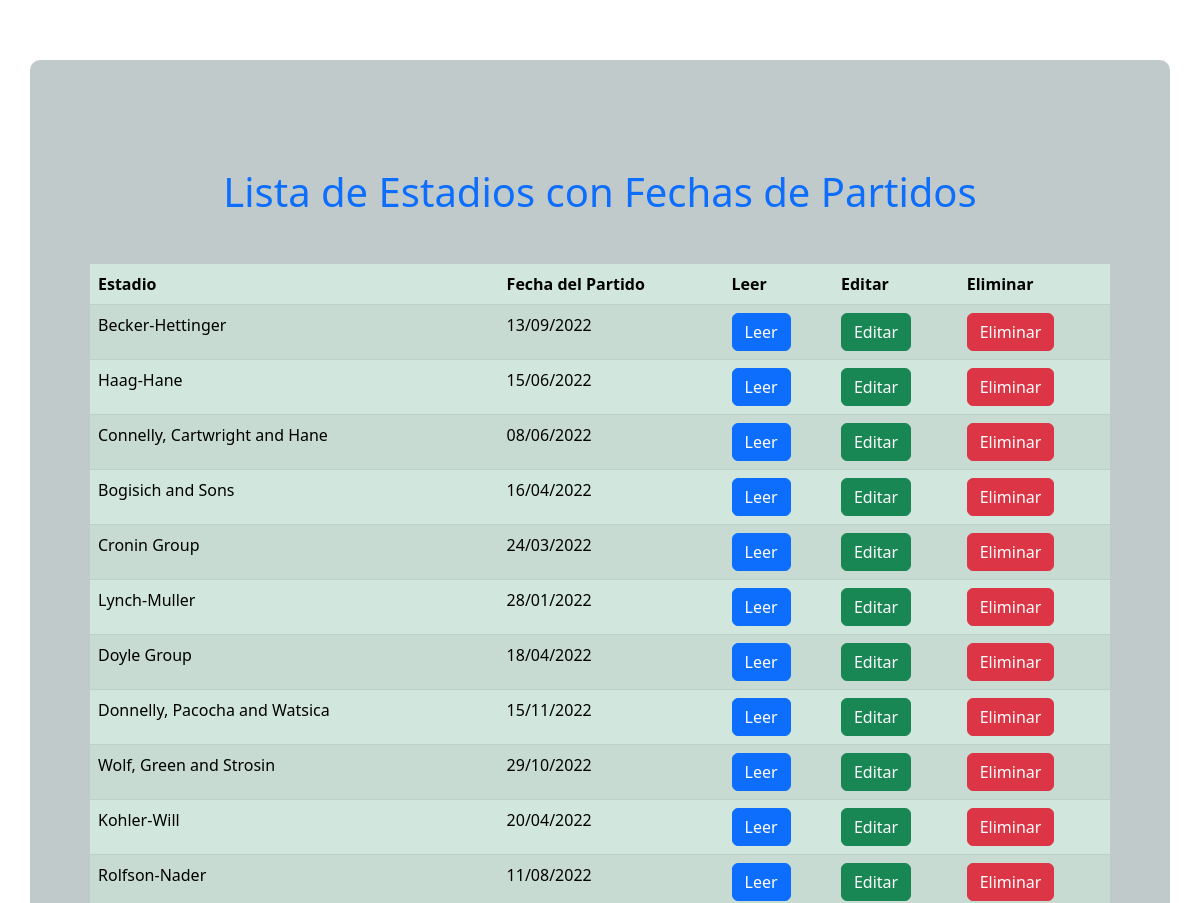
Before: / (upper part) with the older database file.
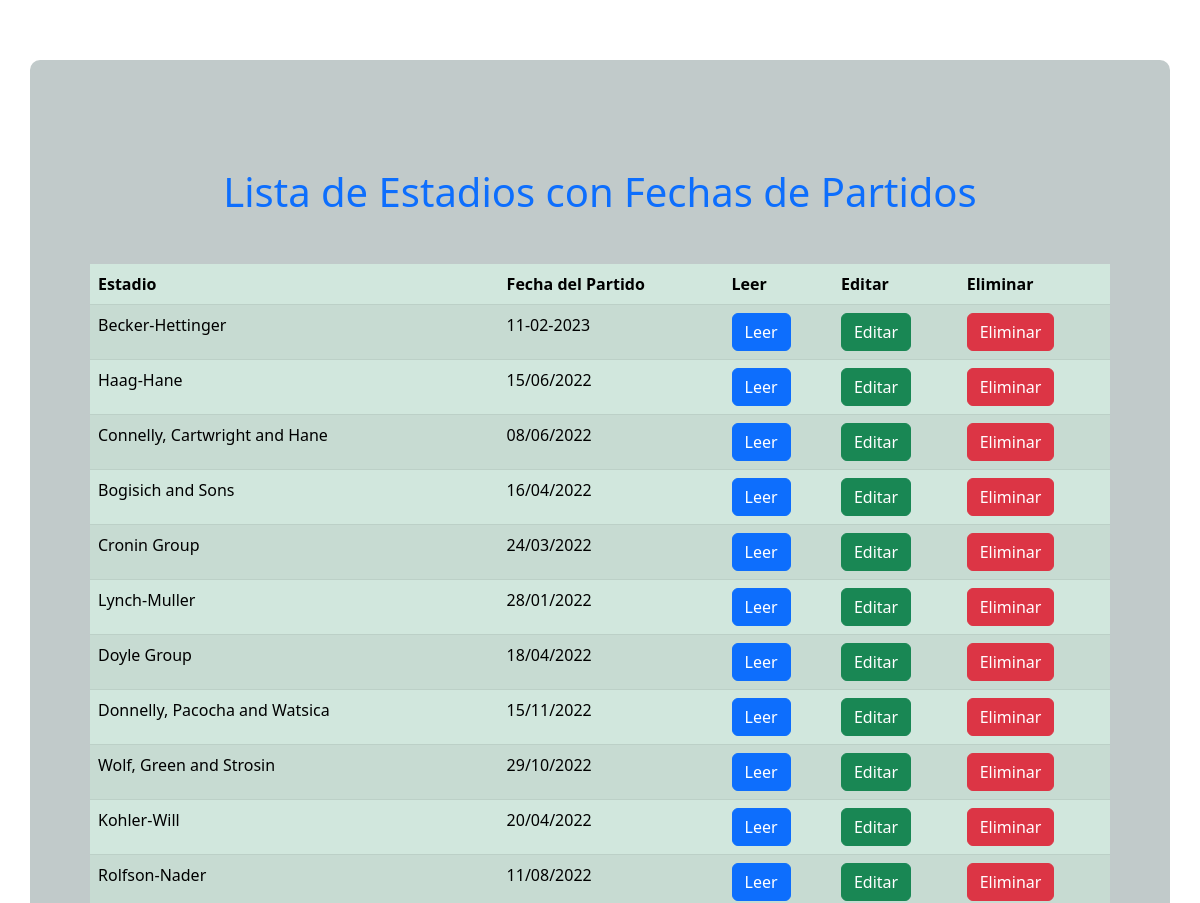
After: the same page with the newer database file.
### models/models.py (models this page shows, shortened)
class Partido(db.Model):
    __tablename__ = 'partidos' # nombre de la tabla
    id = db.Column(db.Integer, primary_key=True)
    estadio = db.Column(db.String(50), nullable=False)
    fecha = db.Column(db.String(10), nullable=False)
    clubA = db.Column(db.String(25), nullable=False)
    clubB = db.Column(db.String(25), nullable=False)
    resultado = db.Column(db.String(3), nullable=False)

### app.py (the view)
@app.route('/')
def index():
    partido = Partido.query.all()
    return render_template('index.html', partidos=partido)

### templates/index.html (shortened to what this page needs)
{% extends 'layout.html' %}
{% block main %}
    <h1 class="text-center mt-5 mb-5 text-primary">Lista de Estadios con Fechas de Partidos</h1>
    <table class="table table-success table-striped">
        <thead>
        <tr>
            <th>Estadio</th>
            <th>Fecha del Partido</th>
            <th>Leer</th>
            <th>Editar</th>
            <th>Eliminar</th>
        </tr>
        </thead>
        <tbody>
        {% for partido in partidos %}
        <tr>
            <td>{{ partido.estadio }}</td>
            <td>{{ partido.fecha }}</td>
            <td>
                <a class="btn btn-primary" href="/read/{{ partido.id }}">Leer</a>
            </td>
            <td>
                <a class="btn btn-success" href="/edit/{{ partido.id }}">Editar</a>
            </td>
            <td>
                <a class="btn btn-danger" href="/delete/{{ partido.id }}">Eliminar</a>
            </td>
        </tr>
        {% endfor %}
        </tbody>
    </table>
{% endblock main %}

Changed rows visible on the page:
changed Partido "Becker-Hettinger": fecha "13/09/2022" → "11-02-2023"
